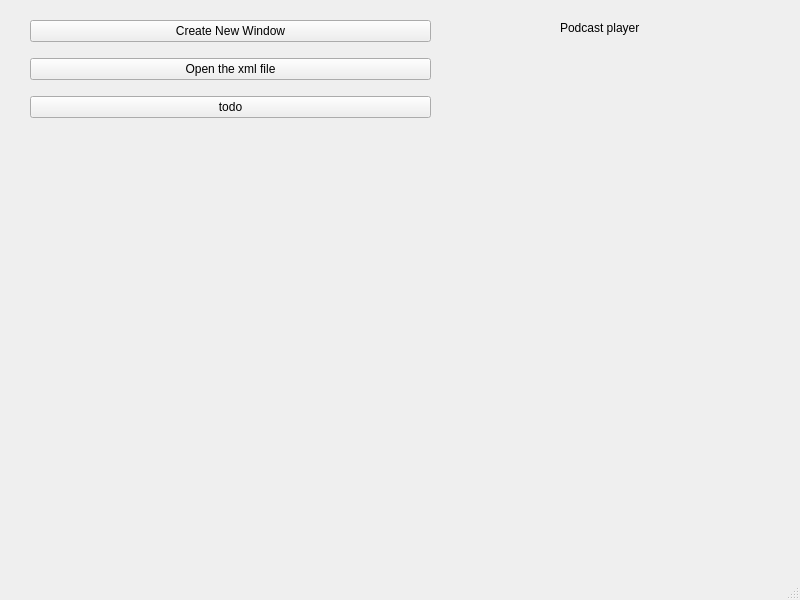
<?xml version="1.0" encoding="UTF-8"?>
<ui version="4.0">
 <class>MainWindow</class>
 <widget class="QMainWindow" name="MainWindow">
  <property name="geometry">
   <rect>
    <x>0</x>
    <y>0</y>
    <width>800</width>
    <height>600</height>
   </rect>
  </property>
  <property name="windowTitle">
   <string>MainWindow</string>
  </property>
  <widget class="QWidget" name="centralwidget">
   <widget class="QWidget" name="gridLayoutWidget">
    <property name="geometry">
     <rect>
      <x>30</x>
      <y>10</y>
      <width>401</width>
      <height>121</height>
     </rect>
    </property>
    <layout class="QGridLayout" name="gridLayout">
     <item row="4" column="0">
      <widget class="QPushButton" name="updateTableButton">
       <property name="text">
        <string>todo</string>
       </property>
      </widget>
     </item>
     <item row="1" column="0">
      <widget class="QPushButton" name="openXMLButton">
       <property name="text">
        <string>Open the xml file</string>
       </property>
      </widget>
     </item>
     <item row="0" column="0">
      <widget class="QPushButton" name="pushButton">
       <property name="text">
        <string>Create New Window</string>
       </property>
      </widget>
     </item>
    </layout>
   </widget>
   <widget class="QLabel" name="label">
    <property name="geometry">
     <rect>
      <x>560</x>
      <y>20</y>
      <width>181</width>
      <height>16</height>
     </rect>
    </property>
    <property name="text">
     <string>Podcast player</string>
    </property>
   </widget>
   <widget class="DownloaderWidget" name="downloader" native="true">
    <property name="geometry">
     <rect>
      <x>30</x>
      <y>140</y>
      <width>411</width>
      <height>311</height>
     </rect>
    </property>
    <property name="autoFillBackground">
     <bool>true</bool>
    </property>
   </widget>
   <widget class="EpisodesWidget" name="episodes" native="true">
    <property name="geometry">
     <rect>
      <x>480</x>
      <y>60</y>
      <width>281</width>
      <height>361</height>
     </rect>
    </property>
   </widget>
  </widget>
  <widget class="QMenuBar" name="menubar">
   <property name="geometry">
    <rect>
     <x>0</x>
     <y>0</y>
     <width>800</width>
     <height>24</height>
    </rect>
   </property>
  </widget>
  <widget class="QStatusBar" name="statusbar"/>
 </widget>
 <customwidgets>
  <customwidget>
   <class>DownloaderWidget</class>
   <extends>QWidget</extends>
   <header>downloaderwidget</header>
   <container>1</container>
   <slots>
    <signal>sendSelectedFilePathSignal()</signal>
    <slot>onSendFilepathSignal()</slot>
   </slots>
  </customwidget>
  <customwidget>
   <class>EpisodesWidget</class>
   <extends>QWidget</extends>
   <header>episodeswidget</header>
   <container>1</container>
   <slots>
    <slot>refreshEpisodesFromXML()</slot>
   </slots>
  </customwidget>
 </customwidgets>
 <resources/>
 <connections>
  <connection>
   <sender>pushButton</sender>
   <signal>clicked()</signal>
   <receiver>MainWindow</receiver>
   <slot>createNewWindow()</slot>
   <hints>
    <hint type="sourcelabel">
     <x>349</x>
     <y>179</y>
    </hint>
    <hint type="destinationlabel">
     <x>399</x>
     <y>299</y>
    </hint>
   </hints>
  </connection>
  <connection>
   <sender>openXMLButton</sender>
   <signal>clicked()</signal>
   <receiver>downloader</receiver>
   <slot>onSendFilepathSignal()</slot>
   <hints>
    <hint type="sourcelabel">
     <x>333</x>
     <y>129</y>
    </hint>
    <hint type="destinationlabel">
     <x>235</x>
     <y>339</y>
    </hint>
   </hints>
  </connection>
  <connection>
   <sender>downloader</sender>
   <signal>sendSelectedFilePathSignal()</signal>
   <receiver>episodes</receiver>
   <slot>refreshEpisodesFromXML()</slot>
   <hints>
    <hint type="sourcelabel">
     <x>235</x>
     <y>319</y>
    </hint>
    <hint type="destinationlabel">
     <x>620</x>
     <y>264</y>
    </hint>
   </hints>
  </connection>
 </connections>
 <slots>
  <slot>createNewWindow()</slot>
 </slots>
</ui>
